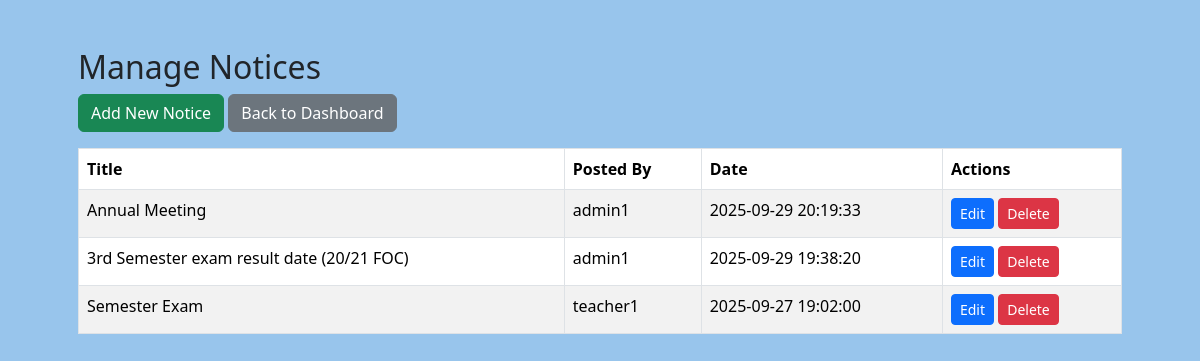
Screenshot of /notices/manage.php (signed in) with the database file from the repository.
### tables this page shows
CREATE TABLE `announcements` (
  `announcement_id` int(11) NOT NULL,
  `title` varchar(100) NOT NULL,
  `content` text NOT NULL,
  `posted_by` int(11) NOT NULL,
  `post_date` timestamp NOT NULL DEFAULT current_timestamp()
);

CREATE TABLE `users` (
  `user_id` int(11) NOT NULL,
  `username` varchar(50) DEFAULT NULL,
  `password` varchar(255) DEFAULT NULL,
  `role` enum('admin','teacher','student','parent') NOT NULL
);

### notices/manage.php (the view, shortened to what this page needs)
<?php
include("../config.php");
$sql = "SELECT a.*, u.username AS posted_by_name
        FROM announcements a
        JOIN users u ON a.posted_by = u.user_id
        ORDER BY post_date DESC";
$result = $conn->query($sql);
?>
<!DOCTYPE html>
<html>
<head>
    <link rel="stylesheet" href="https://cdn.jsdelivr.net/npm/bootstrap@5.3.3/dist/css/bootstrap.min.css">
</head>
<body class="container p-5">
    <h2>Manage Notices</h2>
    <a href="add.php" class="btn btn-success mb-3">Add New Notice</a>
    <a href="../dashboard.php" class="btn btn-secondary mb-3">Back to Dashboard</a>
    <table class="table table-bordered table-striped">
        <thead>
            <tr>
                <th>Title</th>
                <th>Posted By</th>
                <th>Date</th>
                <th>Actions</th>
            </tr>
        </thead>
        <tbody>
            <?php if ($result->num_rows > 0) {
                while ($row = $result->fetch_assoc()) { ?>
                    <tr>
                        <td><?= $row['title'] ?></td>
                        <td><?= $row['posted_by_name'] ?></td>
                        <td><?= $row['post_date'] ?></td>
                        <td>
                            <a href="edit.php?id=<?= $row['announcement_id'] ?>" class="btn btn-primary btn-sm">Edit</a>
                            <a href="delete.php?id=<?= $row['announcement_id'] ?>" class="btn btn-danger btn-sm"
                                onclick="return confirm('Are you sure?')">Delete</a>
                        </td>
                    </tr>
                <?php }
            } else { ?>
                <tr>
                    <td colspan="4" class="text-center">No notices found</td>
                </tr>
            <?php } ?>
        </tbody>
    </table>
</body>
</html>

### notices/manage.php (style rules this page uses)
body { background-color: #98c5ecff !important; }

### rows the page displays
announcements: title "Annual Meeting", posted_by.username "admin1", post_date "2025-09-29 20:19:33"
announcements: title "3rd Semester exam result date (20/21 FOC)", posted_by.username "admin1", post_date "2025-09-29 19:38:20"
announcements: title "Semester Exam", posted_by.username "teacher1", post_date "2025-09-27 19:02:00"
